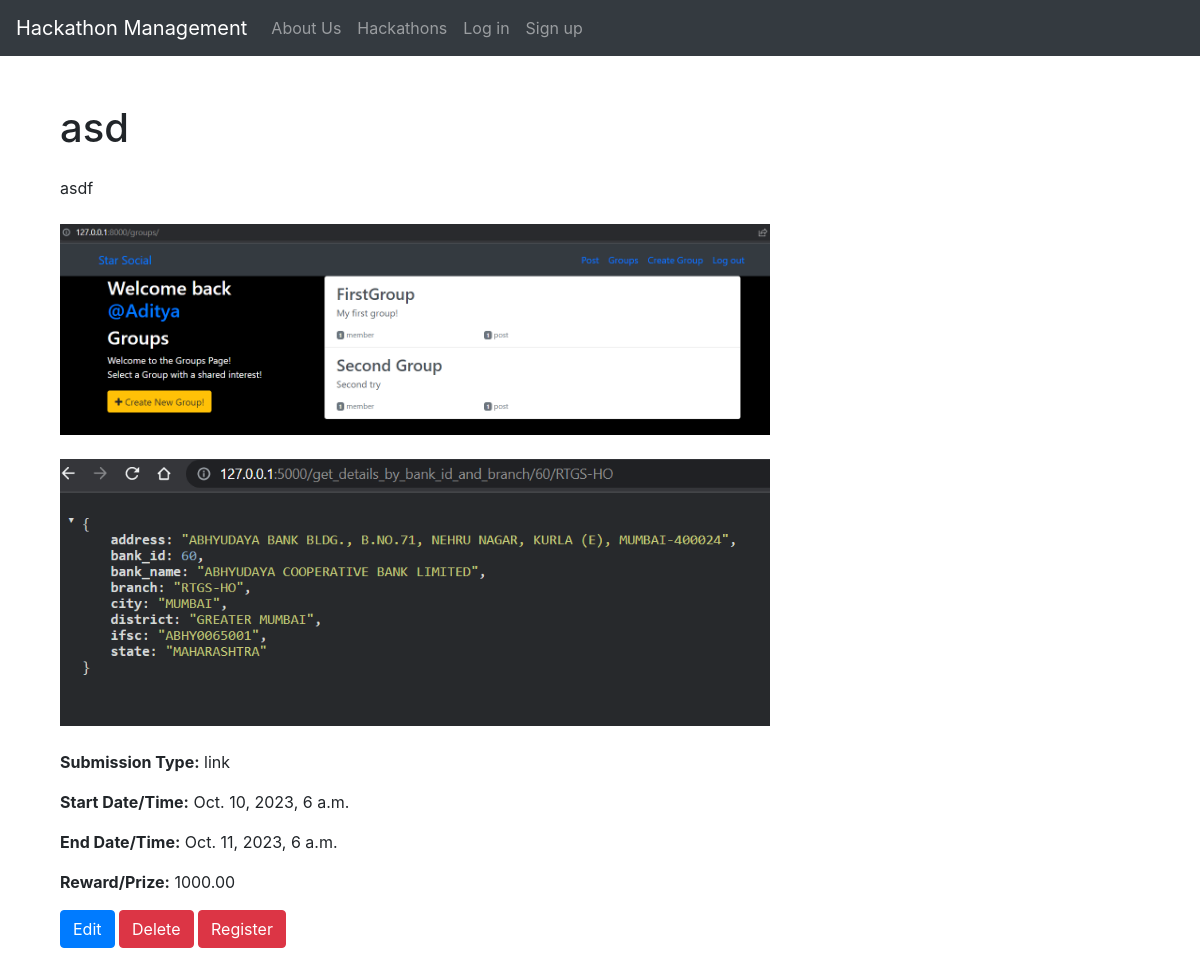
Page /hackathon/detail/asd on the earlier database version.
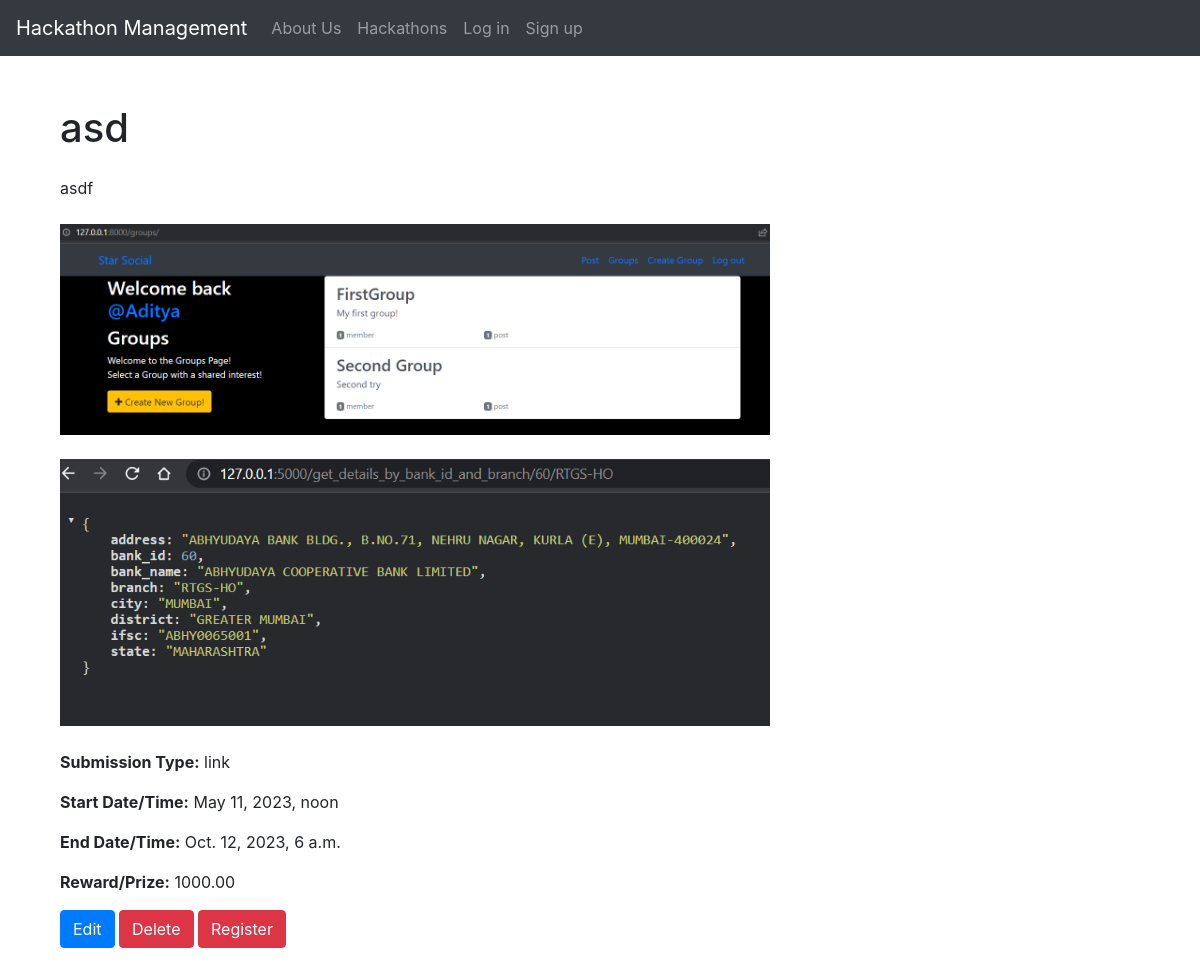
Same page on the later database version.
### hackathon/models.py (models this page shows, shortened)
class Hackathon(models.Model):
    title = models.CharField(max_length=100, unique=True)
    slug = models.SlugField(allow_unicode=True)
    description = models.TextField()
    background_image = models.ImageField(
        upload_to=f'background_image/')
    hackathon_image = models.ImageField(
        upload_to=f'hackathon_image/')
    SUBMISSION_CHOICES = [
        ('image', 'Image'),
        ('file', 'File'),
        ('link', 'Link'),
    ]
    submission_type = models.CharField(
        max_length=5, choices=SUBMISSION_CHOICES)
    start_datetime = models.DateTimeField()
    end_datetime = models.DateTimeField()
    reward_prize = models.DecimalField(max_digits=8, decimal_places=2)
    participants = models.ManyToManyField(User, through="Participant")
    class Meta:
        ordering = ["start_datetime"]

### hackathon/views.py (the view)
# urls.py: path('detail/<slug>', views.HackathonDetailView.as_view(), name="detail"),
class HackathonDetailView(DetailView):
    model = Hackathon
    template_name = 'hackathon/hackathon_detail.html'
    context_object_name = 'hackathon'

### hackathon/templates/hackathon/hackathon_detail.html
{% extends 'base.html' %} {% block content %}
<div class="container">
  <div class="row">
    <div class="col-lg-8">
      <h1 class="mb-4">{{ hackathon.title }}</h1>
      <p class="mb-4">{{ hackathon.description }}</p>
      {% if hackathon.background_image %}
      <img src="{{ hackathon.background_image.url }}" class="img-fluid mb-4" />
      {% endif %} {% if hackathon.hackathon_image %}
      <img src="{{ hackathon.hackathon_image.url }}" class="img-fluid mb-4" />
      {% endif %}
      <p><strong>Submission Type:</strong> {{ hackathon.submission_type }}</p>
      <p><strong>Start Date/Time:</strong> {{ hackathon.start_datetime }}</p>
      <p><strong>End Date/Time:</strong> {{ hackathon.end_datetime }}</p>
      <p><strong>Reward/Prize:</strong> {{ hackathon.reward_prize }}</p>
      <a href="{% url 'hackathon:update' hackathon.slug %}" class="btn btn-primary">Edit</a>
      <a href="{% url 'hackathon:delete' hackathon.slug %}" class="btn btn-danger">Delete</a>
      {% if user not in hackathon.participants.all %}
      <a href="{% url 'hackathon:register' hackathon.slug %}" class="btn btn-danger">Register</a>
      {% endif %}
    </div>
  </div>
</div>
{% endblock %}

### templates/base.html (shortened to what this page needs)
<!DOCTYPE html>
{% load static %}
<html>
  <head>
    <link
      rel="stylesheet"
      href="https://cdn.jsdelivr.net/npm/bootstrap@4.4.1/dist/css/bootstrap.min.css"
 />
  </head>
  <body>
    <nav class="navbar navbar-expand-lg navbar-dark bg-dark">
      <a class="navbar-brand" href="{% url 'home' %}">Hackathon Management</a>
      <div class="collapse navbar-collapse" id="navbarNav">
        <ul class="navbar-nav">
          <li class="nav-item">
            <a class="nav-link" href="{% url 'about' %}">About Us</a>
          </li>
          <li class="nav-item">
            <a class="nav-link" href="{% url 'hackathon:list' %}">Hackathons</a>
          </li>
          {% if user.is_authenticated %}
          <li class="nav-item">
            <a class="nav-link" href="{% url 'hackathon:user_hackathons' %}">Participations</a>
          </li>
          <li class="nav-item">
            <a class="nav-link" href="{% url 'submission:list' %}">Submissions</a>
          </li>
          <li class="nav-item">
            <a class="nav-link" href="{% url 'hackathon:registered' %}">User's Registered'</a>
          </li>
          <li class="nav-item">
            <a class="nav-link" href="{% url 'hackathon:not_registered' %}">User's Unregistered'</a>
          </li>
          <li class="nav-item">
            <a class="nav-link" href="{% url 'accounts:logout' %}">Log out</a>
          </li>
          {% else %}
          <li class="nav-item">
            <a class="nav-link" href="{% url 'accounts:login' %}">Log in</a>
          </li>
          <li class="nav-item">
            <a class="nav-link" href="{% url 'accounts:signup' %}">Sign up</a>
          </li>
          {% endif %}
        </ul>
      </div>
    </nav>
    <div class="container my-5">{% block content %}{% endblock %}</div>
  </body>
</html>

Differences in the rows shown:
changed Hackathon "asd": start_datetime "Oct. 10, 2023, 6 a.m." → "May 11, 2023, noon"; end_datetime "Oct. 11, 2023, 6 a.m." → "Oct. 12, 2023, 6 a.m."
